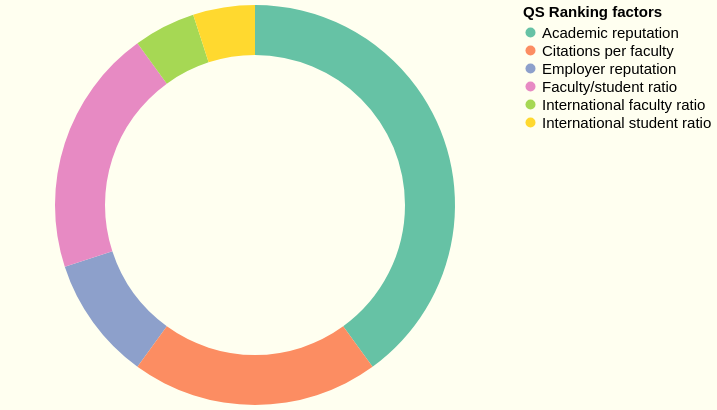

Write the Vega-Lite specification saved for this chart.
### Vega-Lite specification from a JSON file in a GitHub repository (floating-point values rounded to 4 significant figures)
{"$schema": "https://vega.github.io/schema/vega-lite/v4.json", "background": "ivory", "width": 500, "height": 400, "data": {"values": [{"category": "Academic reputation", "value": 40}, {"category": "Employer reputation", "value": 10}, {"category": "Faculty/student ratio", "value": 20}, {"category": "Citations per faculty", "value": 20}, {"category": "International faculty ratio", "value": 5}, {"category": "International student ratio", "value": 5}]}, "mark": {"type": "arc", "innerRadius": 150}, "encoding": {"theta": {"field": "value", "type": "quantitative"}, "color": {"field": "category", "type": "nominal", "title": "QS Ranking factors", "scale": {"range": ["#66c2a5", "#fc8d62", "#8da0cb", "#e78ac3", "#a6d854", "#ffd92f"]}}, "tooltip": [{"field": "category", "title": "Category"}, {"field": "value", "title": "Weight (%)"}]}, "view": {"stroke": null}, "config": {"legend": {"labelFontSize": 15, "titleFontSize": 15, "labelLimit": 250}}}
